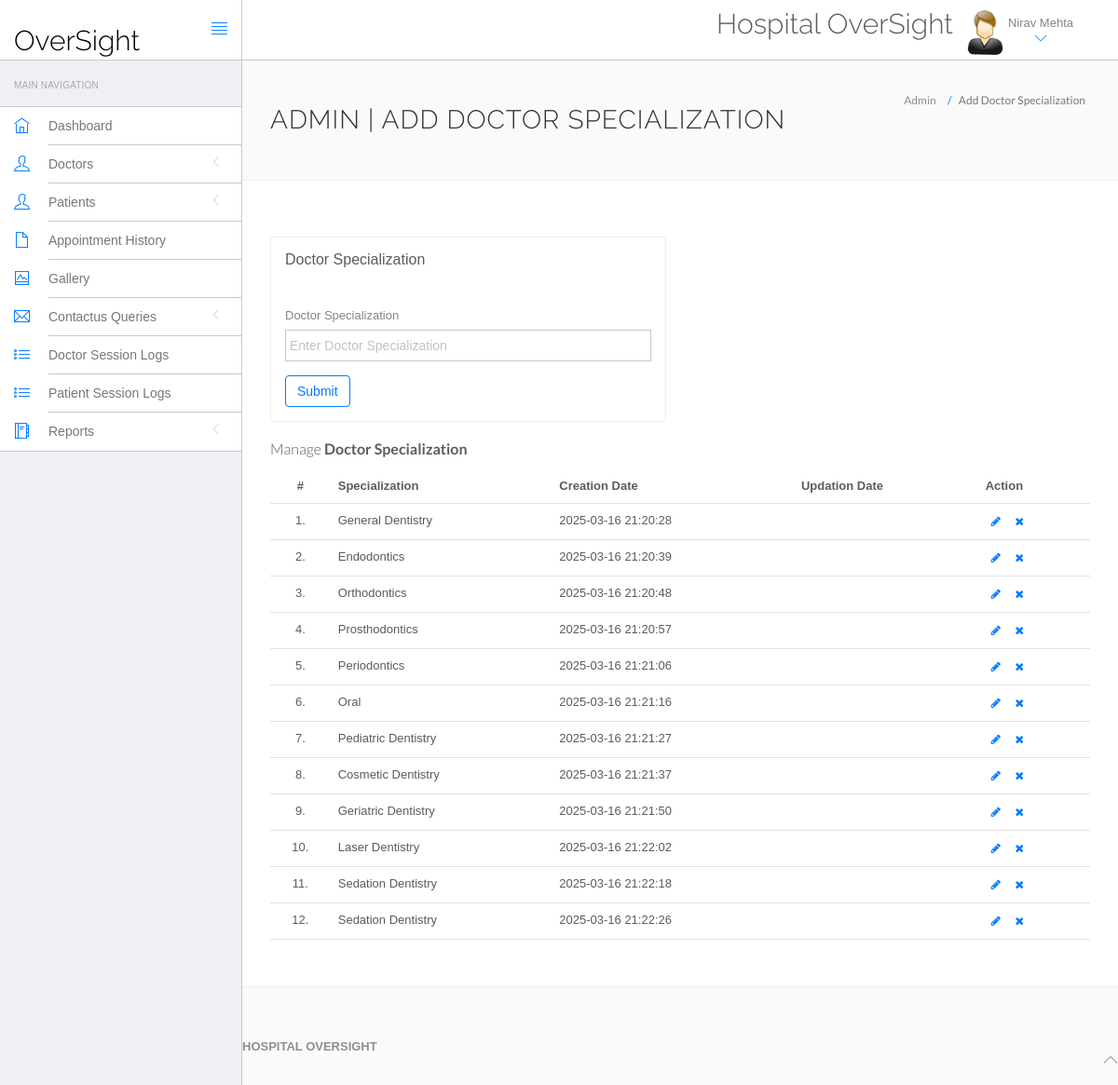
The page /hms/admin/doctor-specilization.php (signed in) on the database its author committed.
### tables this page shows
CREATE TABLE `doctorspecilization` (
  `id` int(11) NOT NULL,
  `specilization` varchar(255) DEFAULT NULL,
  `creationDate` timestamp NULL DEFAULT current_timestamp(),
  `updationDate` timestamp NULL DEFAULT NULL ON UPDATE current_timestamp()
);

### hms/admin/doctor-specilization.php (the view, shortened to what this page needs)
<?php
include('include/config.php');
if(strlen($_SESSION['id']==0)) {
 header('location:logout.php');
} else {
?>
<!DOCTYPE html>
<html lang="en">
<head>
    <link rel="stylesheet" href="vendor/bootstrap/css/bootstrap.min.css">
    <link rel="stylesheet" href="vendor/fontawesome/css/font-awesome.min.css">
    <link rel="stylesheet" href="vendor/themify-icons/themify-icons.min.css">
    <link href="vendor/animate.css/animate.min.css" rel="stylesheet" media="screen">
    <link href="vendor/perfect-scrollbar/perfect-scrollbar.min.css" rel="stylesheet" media="screen">
    <link href="vendor/switchery/switchery.min.css" rel="stylesheet" media="screen">
    <link href="vendor/bootstrap-touchspin/jquery.bootstrap-touchspin.min.css" rel="stylesheet" media="screen">
    <link href="vendor/select2/select2.min.css" rel="stylesheet" media="screen">
    <link href="vendor/bootstrap-datepicker/bootstrap-datepicker3.standalone.min.css" rel="stylesheet" media="screen">
    <link href="vendor/bootstrap-timepicker/bootstrap-timepicker.min.css" rel="stylesheet" media="screen">
    <link rel="stylesheet" href="assets/css/styles.css">
    <link rel="stylesheet" href="assets/css/plugins.css">
    <link rel="stylesheet" href="assets/css/themes/theme-1.css" id="skin_color" />
</head>
<body>
    <div id="app">
        <?php include('include/sidebar.php');?>
        <div class="app-content">
            <?php include('include/header.php');?>
            <div class="main-content" >
                <div class="wrap-content container" id="container">
                    <section id="page-title">
                        <div class="row">
                            <div class="col-sm-8">
                                <h1 class="mainTitle">Admin | Add Doctor Specialization</h1>
                            </div>
                            <ol class="breadcrumb">
                                <li>
                                    <span>Admin</span>
                                </li>
                                <li class="active">
                                    <span>Add Doctor Specialization</span>
                                </li>
                            </ol>
                        </div>
                    </section>
                    <div class="container-fluid container-fullw bg-white">
                        <div class="row">
                            <div class="col-md-12">
                                <div class="row margin-top-30">
                                    <div class="col-lg-6 col-md-12">
                                        <div class="panel panel-white">
                                            <div class="panel-heading">
                                                <h5 class="panel-title">Doctor Specialization</h5>
                                            </div>
                                            <div class="panel-body">
                                                <form role="form" name="dcotorspcl" method="post" onsubmit="return valid();">
                                                    <div class="form-group">
                                                        <label for="exampleInputEmail1">Doctor Specialization</label>
                                                        <input type="text" name="doctorspecilization" class="form-control" placeholder="Enter Doctor Specialization">
                                                    </div>
                                                    <button type="submit" name="submit" class="btn btn-o btn-primary">Submit</button>
                                                </form>
                                            </div>
                                        </div>
                                    </div>
                                </div>
                                <div class="row">
                                    <div class="col-md-12">
                                        <h5 class="over-title margin-bottom-15">Manage <span class="text-bold">Doctor Specialization</span></h5>
                                        <table class="table table-hover" id="sample-table-1">
                                            <thead>
                                                <tr>
                                                    <th class="center">#</th>
                                                    <th>Specialization</th>
                                                    <th class="hidden-xs">Creation Date</th>
                                                    <th>Updation Date</th>
                                                    <th>Action</th>
                                                </tr>
                                            </thead>
                                            <tbody>
                                                <?php
                                                $sql=mysqli_query($con,"select * from doctorSpecilization");
                                                $cnt=1;
                                                while($row=mysqli_fetch_array($sql)) {
                                                ?>
                                                <tr>
                                                    <td class="center"><?php echo $cnt;?>.</td>
                                                    <td class="hidden-xs"><?php echo $row['specilization'];?></td>
                                                    <td><?php echo $row['creationDate'];?></td>
                                                    <td><?php echo $row['updationDate'];?></td>
                                                    <td>
                                                        <div class="visible-md visible-lg hidden-sm hidden-xs">
                                                            <a href="edit-doctor-specialization.php?id=<?php echo $row['id'];?>" class="btn btn-transparent btn-xs" tooltip-placement="top" tooltip="Edit"><i class="fa fa-pencil"></i></a>
                                                            <a href="doctor-specilization.php?id=<?php echo $row['id']?>&del=delete" onClick="return confirm('Are you sure you want to delete?')" class="btn btn-transparent btn-xs tooltips" tooltip-placement="top" tooltip="Remove"><i class="fa fa-times fa fa-white"></i></a>
                                                        </div>
                                                    </td>
                                                </tr>
                                                <?php
                                                $cnt=$cnt+1;
                                                }?>
                                            </tbody>
                                        </table>
                                    </div>
                                </div>
                            </div>
                        </div>
                    </div>
                </div>
                <?php include('include/footer.php');?>
            </div>
        </div>
    </body>
</html>
<?php } ?>

### hms/admin/assets/css/themes/theme-1.css (style rules this page uses)
body { background: #FAFAFA; }

### rows shown on the page
doctorspecilization: specilization "General Dentistry", creationDate "2025-03-16 21:20:28"
doctorspecilization: specilization "Endodontics", creationDate "2025-03-16 21:20:39"
doctorspecilization: specilization "Orthodontics", creationDate "2025-03-16 21:20:48"
doctorspecilization: specilization "Prosthodontics", creationDate "2025-03-16 21:20:57"
doctorspecilization: specilization "Periodontics", creationDate "2025-03-16 21:21:06"
doctorspecilization: specilization "Oral", creationDate "2025-03-16 21:21:16"
doctorspecilization: specilization "Pediatric Dentistry", creationDate "2025-03-16 21:21:27"
doctorspecilization: specilization "Cosmetic Dentistry", creationDate "2025-03-16 21:21:37"
doctorspecilization: specilization "Geriatric Dentistry", creationDate "2025-03-16 21:21:50"
doctorspecilization: specilization "Laser Dentistry", creationDate "2025-03-16 21:22:02"
doctorspecilization: specilization "Sedation Dentistry", creationDate "2025-03-16 21:22:18"
doctorspecilization: specilization "Sedation Dentistry", creationDate "2025-03-16 21:22:26"
